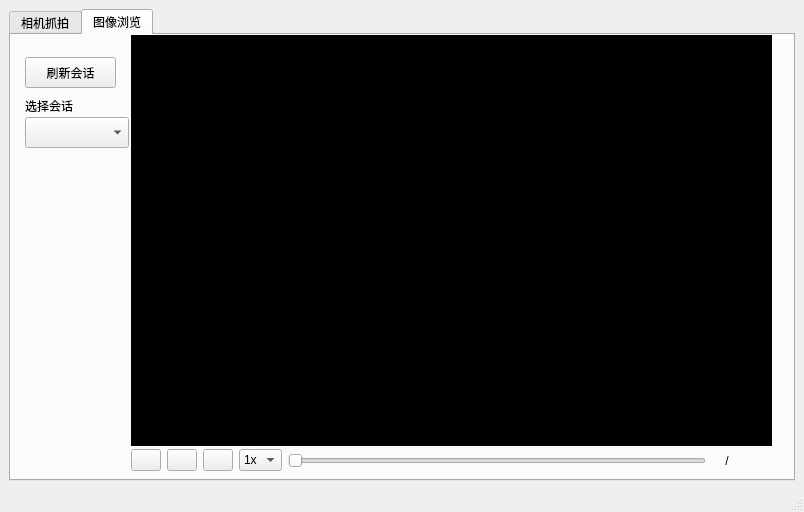
<?xml version="1.0" encoding="UTF-8"?>
<ui version="4.0">
 <class>MainWindow</class>
 <widget class="QMainWindow" name="MainWindow">
  <property name="geometry">
   <rect>
    <x>0</x>
    <y>0</y>
    <width>804</width>
    <height>512</height>
   </rect>
  </property>
  <property name="windowTitle">
   <string>MainWindow</string>
  </property>
  <widget class="QWidget" name="centralwidget">
   <layout class="QHBoxLayout" name="horizontalLayout_2">
    <item>
     <widget class="QTabWidget" name="tabWidget">
      <property name="currentIndex">
       <number>1</number>
      </property>
      <widget class="QWidget" name="tab">
       <attribute name="title">
        <string>相机抓拍</string>
       </attribute>
       <widget class="QPushButton" name="btn_connect">
        <property name="geometry">
         <rect>
          <x>10</x>
          <y>30</y>
          <width>101</width>
          <height>31</height>
         </rect>
        </property>
        <property name="text">
         <string>连接相机</string>
        </property>
       </widget>
       <widget class="QDoubleSpinBox" name="doubleSpinBox">
        <property name="geometry">
         <rect>
          <x>50</x>
          <y>100</y>
          <width>101</width>
          <height>41</height>
         </rect>
        </property>
       </widget>
       <widget class="QLabel" name="label_2">
        <property name="geometry">
         <rect>
          <x>0</x>
          <y>70</y>
          <width>101</width>
          <height>21</height>
         </rect>
        </property>
        <property name="text">
         <string>相机参数设置</string>
        </property>
       </widget>
       <widget class="QLabel" name="label_3">
        <property name="geometry">
         <rect>
          <x>0</x>
          <y>100</y>
          <width>51</width>
          <height>41</height>
         </rect>
        </property>
        <property name="text">
         <string>曝光时间</string>
        </property>
       </widget>
       <widget class="QLabel" name="label_4">
        <property name="geometry">
         <rect>
          <x>0</x>
          <y>150</y>
          <width>51</width>
          <height>41</height>
         </rect>
        </property>
        <property name="text">
         <string>增益</string>
        </property>
       </widget>
       <widget class="QDoubleSpinBox" name="doubleSpinBox_2">
        <property name="geometry">
         <rect>
          <x>50</x>
          <y>150</y>
          <width>101</width>
          <height>41</height>
         </rect>
        </property>
       </widget>
       <widget class="QPushButton" name="btn_live">
        <property name="geometry">
         <rect>
          <x>0</x>
          <y>240</y>
          <width>101</width>
          <height>31</height>
         </rect>
        </property>
        <property name="text">
         <string>实时视频流</string>
        </property>
       </widget>
       <widget class="QPushButton" name="btn_snap">
        <property name="geometry">
         <rect>
          <x>0</x>
          <y>210</y>
          <width>101</width>
          <height>31</height>
         </rect>
        </property>
        <property name="text">
         <string>单帧抓图</string>
        </property>
       </widget>
       <widget class="QPushButton" name="btn_save">
        <property name="enabled">
         <bool>false</bool>
        </property>
        <property name="geometry">
         <rect>
          <x>0</x>
          <y>270</y>
          <width>101</width>
          <height>31</height>
         </rect>
        </property>
<property name="text">
          <string>回调异步</string>
         </property>
        </widget>
        <widget class="QLabel" name="label_saveLimit">
        <property name="geometry">
         <rect>
          <x>0</x>
          <y>310</y>
          <width>101</width>
          <height>21</height>
         </rect>
        </property>
        <property name="text">
         <string>保存上限(张)</string>
        </property>
       </widget>
       <widget class="QSpinBox" name="spinBox_saveLimit">
        <property name="geometry">
         <rect>
          <x>0</x>
          <y>330</y>
          <width>101</width>
          <height>31</height>
         </rect>
        </property>
        <property name="minimum">
         <number>1</number>
        </property>
        <property name="maximum">
         <number>9999</number>
        </property>
<property name="value">
          <number>30</number>
         </property>
       </widget>
       <widget class="QPushButton" name="btn_openDir">
        <property name="geometry">
         <rect>
          <x>0</x>
          <y>370</y>
          <width>101</width>
          <height>31</height>
         </rect>
        </property>
        <property name="text">
         <string>打开保存目录</string>
        </property>
       </widget>
       <widget class="QLabel" name="label_savePath">
        <property name="geometry">
         <rect>
          <x>190</x>
          <y>435</y>
          <width>571</width>
          <height>21</height>
         </rect>
        </property>
        <property name="text">
         <string>保存目录: (未指定)</string>
        </property>
        <property name="wordWrap">
         <bool>true</bool>
        </property>
       </widget>
       <widget class="QLabel" name="label_live_display">
        <property name="geometry">
         <rect>
          <x>190</x>
          <y>10</y>
          <width>571</width>
          <height>421</height>
         </rect>
        </property>
        <property name="styleSheet">
         <string notr="true">#label_live_display
{
	background-color: black
}</string>
        </property>
        <property name="text">
         <string/>
        </property>
        <property name="scaledContents">
         <bool>true</bool>
        </property>
       </widget>
      </widget>
      <widget class="QWidget" name="tab_2">
       <attribute name="title">
        <string>图像浏览</string>
       </attribute>
       <widget class="QLabel" name="label">
        <property name="geometry">
         <rect>
          <x>120</x>
          <y>0</y>
          <width>641</width>
          <height>411</height>
         </rect>
        </property>
        <property name="styleSheet">
         <string notr="true">#label
{
	background-color:rgb(0, 0, 0);
}</string>
        </property>
        <property name="text">
         <string/>
        </property>
        <property name="scaledContents">
         <bool>true</bool>
        </property>
       </widget>
       <widget class="QWidget" name="layoutWidget">
        <property name="geometry">
         <rect>
          <x>120</x>
          <y>410</y>
          <width>641</width>
          <height>31</height>
         </rect>
        </property>
        <layout class="QHBoxLayout" name="horizontalLayout">
         <item>
          <widget class="QPushButton" name="btn_prev">
           <property name="minimumSize">
            <size>
             <width>30</width>
             <height>0</height>
            </size>
           </property>
           <property name="maximumSize">
            <size>
             <width>30</width>
             <height>16777215</height>
            </size>
           </property>
           <property name="text">
            <string/>
           </property>
          </widget>
         </item>
         <item>
          <widget class="QPushButton" name="btn_play">
           <property name="minimumSize">
            <size>
             <width>30</width>
             <height>0</height>
            </size>
           </property>
           <property name="maximumSize">
            <size>
             <width>30</width>
             <height>16777215</height>
            </size>
           </property>
           <property name="text">
            <string/>
           </property>
          </widget>
         </item>
         <item>
          <widget class="QPushButton" name="btn_next">
           <property name="minimumSize">
            <size>
             <width>30</width>
             <height>0</height>
            </size>
           </property>
           <property name="maximumSize">
            <size>
             <width>30</width>
             <height>16777215</height>
            </size>
           </property>
           <property name="text">
            <string/>
           </property>
          </widget>
         </item>
         <item>
          <widget class="QComboBox" name="comboBox">
           <item>
            <property name="text">
             <string>1x</string>
            </property>
           </item>
           <item>
            <property name="text">
             <string>2x</string>
            </property>
           </item>
           <item>
            <property name="text">
             <string>3x</string>
            </property>
           </item>
           <item>
            <property name="text">
             <string>4x</string>
            </property>
           </item>
          </widget>
         </item>
         <item>
          <widget class="QSlider" name="slider_progress">
           <property name="orientation">
            <enum>Qt::Orientation::Horizontal</enum>
           </property>
          </widget>
         </item>
         <item>
          <widget class="QLabel" name="timer">
           <property name="minimumSize">
            <size>
             <width>60</width>
             <height>0</height>
            </size>
           </property>
           <property name="maximumSize">
            <size>
             <width>60</width>
             <height>16777215</height>
            </size>
           </property>
           <property name="text">
            <string>    /</string>
           </property>
          </widget>
         </item>
        </layout>
       </widget>
<widget class="QPushButton" name="btn_load">
         <property name="geometry">
          <rect>
           <x>14</x>
           <y>22</y>
           <width>91</width>
           <height>31</height>
          </rect>
         </property>
         <property name="text">
          <string>刷新会话</string>
         </property>
        </widget>
        <widget class="QLabel" name="label_session">
         <property name="geometry">
          <rect>
           <x>14</x>
           <y>60</y>
           <width>91</width>
           <height>21</height>
          </rect>
         </property>
         <property name="text">
          <string>选择会话</string>
         </property>
        </widget>
        <widget class="QComboBox" name="combo_session">
         <property name="geometry">
          <rect>
           <x>14</x>
           <y>82</y>
           <width>104</width>
           <height>31</height>
          </rect>
         </property>
        </widget>
       </widget>
     </widget>
    </item>
   </layout>
  </widget>
  <widget class="QStatusBar" name="statusbar"/>
 </widget>
 <resources/>
 <connections/>
</ui>
